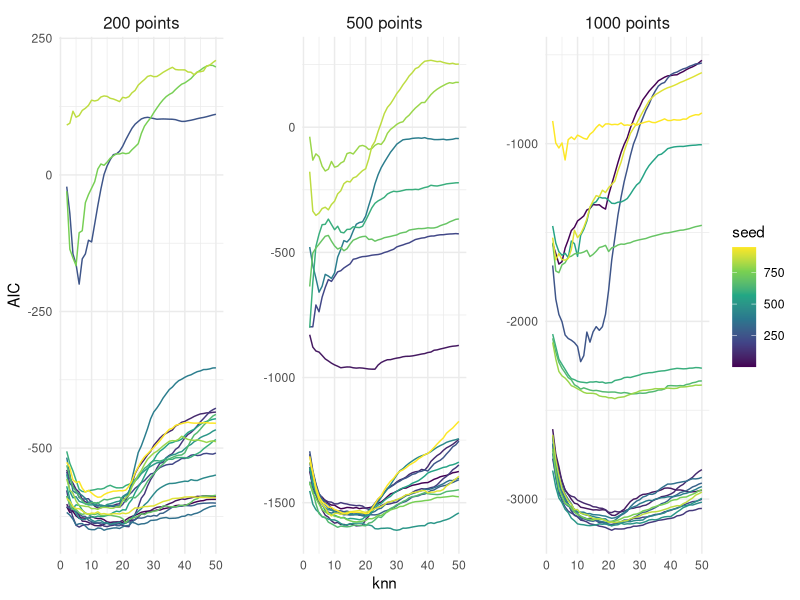
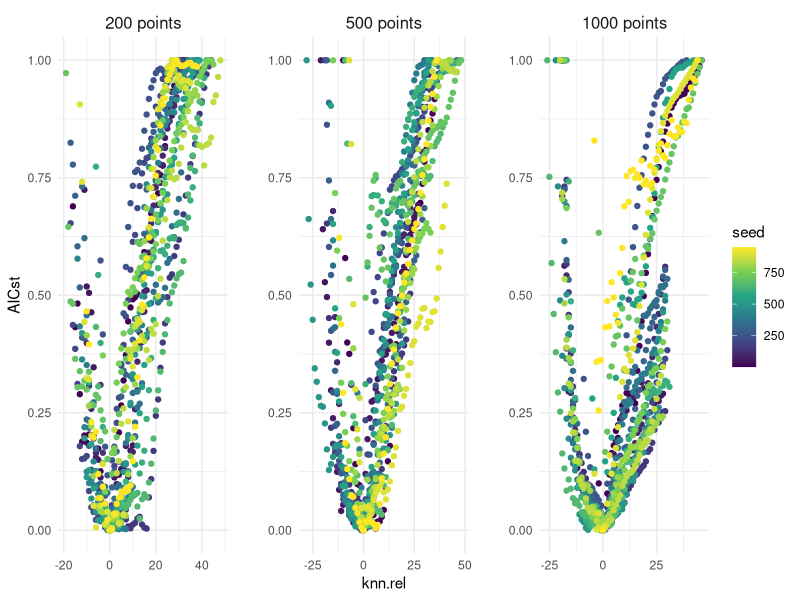
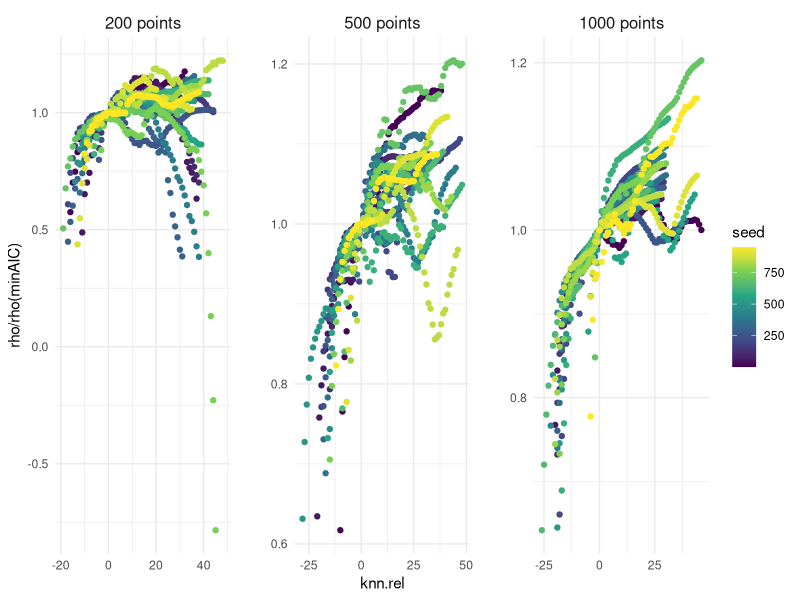
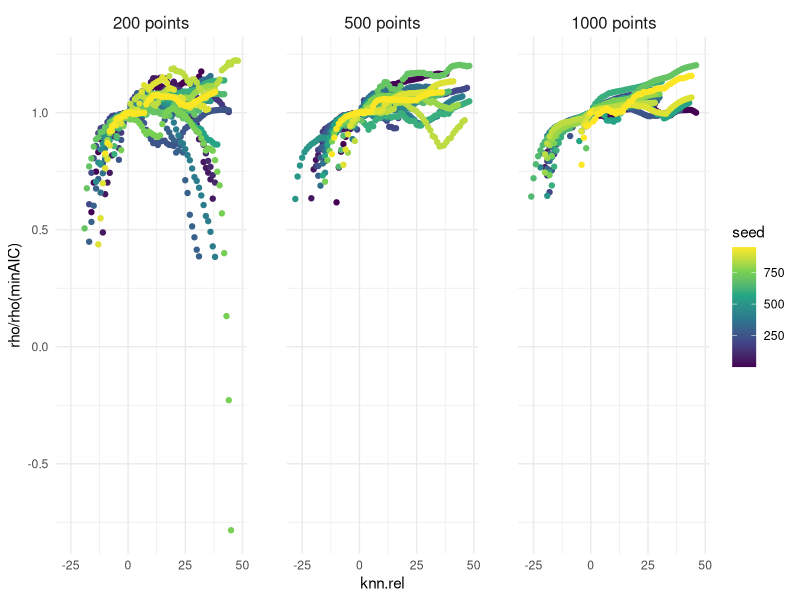
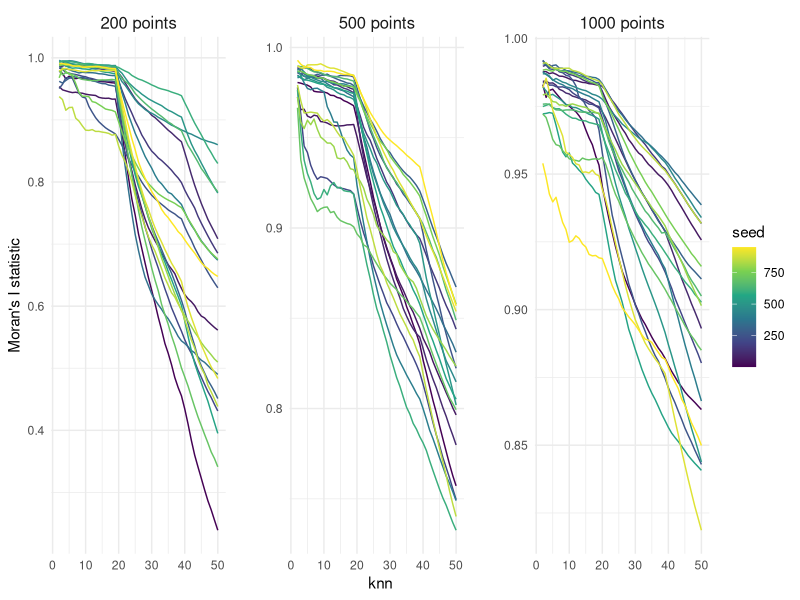

Source code (R) for these figures, in order: (Note: this script raises an error after producing the figures.)
library(tidyverse)
library(viridis)

# FIG 2
# simulation design - small sample, middle size sample, big sample, colored by roa

# in the script 05

# FIG 3
# Nominal (raw) values of AIC due to incremental increase of knn in W
# y = AIC, x = knn, small medium big sample

AICall <- read.csv(file="simulationCluster.csv", sep =" ")
#AICall <- read.csv(file="TwoCluster25.csv", sep =" ")

head(AICall)
AICall <- AICall[-1,] #remove first row

sampleLabs <- c("200 points", "500 points", "1000 points")
names(sampleLabs) <- c(200, 500, 1000)

summary(AICall)

ggplot(data = AICall, aes(x = knn, y=AIC, group = seed)) + geom_line(aes(color = seed))+
  facet_wrap(~obsSample, scales = "free",  labeller = labeller(obsSample = sampleLabs))+
  scale_color_viridis_c()+
  labs(colour="seed")+
  theme_minimal()+
  theme(panel.spacing = unit(2, "lines"), 
        strip.text.x = element_text(size = 12))

#export 1250, 300



# FIG 4
# Relative values of AIC against relative values of knn
# AIC standarized (to 0-1 scale) on y, on x - rank, where AIC reaches minimum =0, and then consecutive +1
# nor egression lines. U-shaped relation

AICall$run <- NA
AICall$run <- rep(1:60, each = 49)
summary(AICall)

data01 <- AICall %>% group_by(obsSample, seed) %>% summarise(AICmin = min(AIC), AICmax = max(AIC))
data01

#standarizing AIC to 0-1 interval 
# (AIC-AICmin)/(AICmax-AICmin)
data02 <- merge(AICall, data01) %>% mutate(AICrel = (AIC - AICmin)/(AICmax -AICmin)) %>% arrange(run)
data02


dataxx <- cbind(data02$knn, data02$AIC, data02$AICrel, data02$rho, data02$obsSample, data02$run, data02$seed)
colnames(dataxx) <- c('knn', 'AIC',  'AICrel', 'rho', 'n', 'run', 'seed')
dataxx <- as.data.frame(dataxx)
summary(dataxx)


dataRank <- dataxx %>% group_by(run) %>% mutate(rank = row_number() - which.min(AIC))

ggplot(data = dataRank, aes(x = rank, y=AICrel, group = seed)) + geom_point(aes(color = seed))+
  facet_wrap(~n, scales = "free",  labeller = labeller(n = sampleLabs))+
  scale_color_viridis_c()+
  labs(colour="seed", x = 'knn.rel', y = 'AICst')+
  theme_minimal()+
  theme(panel.spacing = unit(2, "lines"), 
        strip.text.x = element_text(size = 12))

#export 1250, 300
### export 950, 400

# FIG 5&6 merge - only the 6th will be saved
# Values of relative rho (rho/rho(minAIC)) against relative knn (knn=0 for minAIC)

data01 <- AICall %>% group_by(obsSample, seed) %>% summarise(AICmin = min(AIC), AICmax = max(AIC))
data01

#standarizing AIC to 0-1 interval 
# (AIC-AICmin)/(AICmax-AICmin)
data02 <- merge(AICall, data01) %>% mutate(AICrel = (AIC - AICmin)/(AICmax -AICmin)) %>% arrange(run)
data02


dataxx <- cbind(data02$knn, data02$AIC, data02$AICrel, data02$rho, data02$obsSample, data02$run, data02$seed)
colnames(dataxx) <- c('knn', 'AIC',  'AICrel', 'rho', 'n', 'run', 'seed')
dataxx <- as.data.frame(dataxx)
summary(dataxx)


dataRank <- dataxx %>% group_by(run) %>% mutate(rank = row_number() - which.min(AIC))


minRhoByRank <- dataRank %>% group_by(run) %>% mutate(rho.minAIC = ifelse(rank==0, rho, 0)) %>% 
  summarise(run = mean(run), rho.min.AIC = sum(rho.minAIC))

dataRank2 <- merge(dataRank, minRhoByRank)  %>% mutate(rho.rel = rho/rho.min.AIC) %>% arrange(run)

#Figure 5a rho rel vs rank free scale

ggplot(data = dataRank2, aes(x = rank, y=rho.rel, group = seed)) + geom_point(aes(color = seed))+
  facet_wrap(~n, scales = "free",  labeller = labeller(n = sampleLabs))+
  scale_color_viridis_c()+
  labs(colour="seed", y = 'rho/rho(minAIC)', x = 'knn.rel')+
  theme_minimal()+
  theme(panel.spacing = unit(2, "lines"), 
        strip.text.x = element_text(size = 12))

#export 950, 400

#Figure 5b rho rel vs rank fixed scale
ggplot(data = dataRank2, aes(x = rank, y=rho.rel, group = seed)) + geom_point(aes(color = seed))+
  facet_wrap(~n, scales = "fixed",  labeller = labeller(n = sampleLabs))+
  scale_color_viridis_c()+
  labs(colour="seed", y = 'rho/rho(minAIC)', x = 'knn.rel')+
  theme_minimal()+
  theme(panel.spacing = unit(2, "lines"), 
        strip.text.x = element_text(size = 12))

#export 950, 400

# FIG 6
# Moran for dependent variable with regard to incremental increasing knn

# AICall <- read.csv(file="simulationCluster.csv", sep =" ")
# head(AICall)
# AICall <- AICall[-1,] #remove first row

sampleLabs <- c("200 points", "500 points", "1000 points")
names(sampleLabs) <- c(200, 500, 1000)

summary(AICall)

library(viridis)

ggplot(data = AICall, aes(x = knn, y=moran, group = seed)) + geom_line(aes(color = seed))+
  facet_wrap(~obsSample, scales = "free",  labeller = labeller(obsSample = sampleLabs))+
  scale_color_viridis_c()+
  labs(colour="seed")+
  theme_minimal()+
  labs(y = "Moran's I statistic")+
  theme(panel.spacing = unit(2, "lines"), 
        strip.text.x = element_text(size = 12))

#export 950, 400



# FIG 7
# Variogram-like statistic against knn

dane<-read.csv("semiVarianceClusters.csv", sep=" ")
dane
dane<-dane[-1,] #remove empty first row
dane$seed <- seq(1,1000,50)
dane$obs <- c(rep(200,20), rep(500,20), rep(1000,20))

library(tidyverse)

dane<-as.data.frame(dane)
dane$knn <- c(2:50)
dane<-dane[,-1] #remove empty first column

head(dane)

dane <- dane %>%
  pivot_longer(
    cols = starts_with("V"),
    names_to = "knn",
    names_prefix = "V",
    values_to = "semiVar",
    values_drop_na = TRUE
  ) 

dane <- dane %>% 
  mutate(knn = as.numeric(knn)) %>% 
  mutate(seed = as.numeric(seed))


ggplot(data = dane, aes(x = knn, y=semiVar, group = seed)) + geom_line(aes(color = seed))+
  facet_wrap(~obs, scales = "free",  labeller = labeller(obs = sampleLabs))+
  scale_color_viridis_c()+
  labs(colour="seed")+
  theme_minimal()+
  labs(y = "Variogram-like statistic")+
  theme(panel.spacing = unit(2, "lines"), 
        strip.text.x = element_text(size = 12))

#export 950, 400




# FIG 8
# Empirical data sample, size 200, 500, 1000 and 10k
# AIC vs knn

AICempi <- read.csv(file="resultsEmpiricalSimulation.csv", sep =";", dec = ",")
head(AICempi)

sampleLabs2 <- c("200 points", "500 points", "1000 points", "10000 points" )
names(sampleLabs2) <- c(200, 500, 1000, 10000)

library(viridis)

ggplot(data = AICempi, aes(x = knn, y=AIC, group = minInterval)) + geom_line(aes(color = minInterval))+
  facet_wrap(~obsSample, scales = "free",  labeller = labeller(obsSample = sampleLabs2))+
  scale_color_viridis_c()+
  labs(colour="subset ID")+
  theme_minimal()+
  theme(panel.spacing = unit(2, "lines"), 
        strip.text.x = element_text(size = 12))
